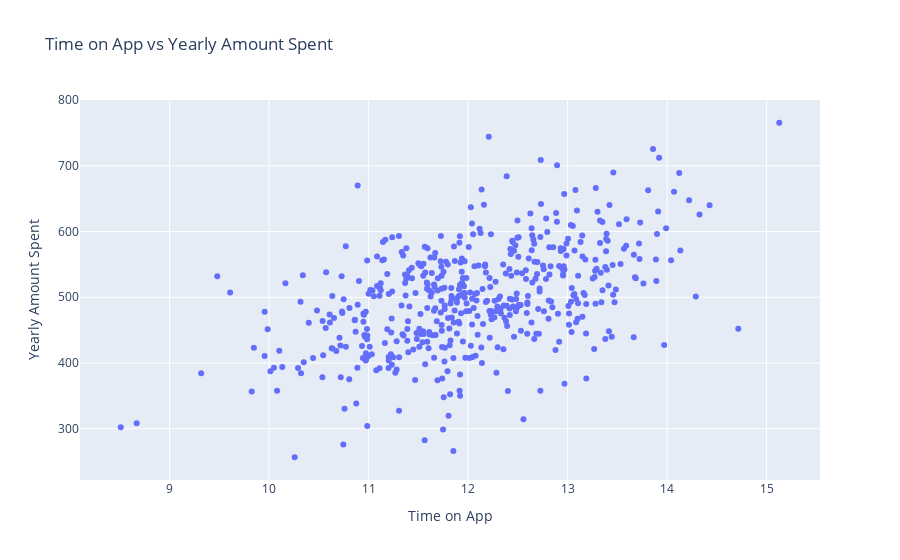

The notebook cell saved with this chart:
### Code cell
plot1.show()

### Figure 1 — Plotly figure (JSON) as saved in the notebook; plotly's stock layout.template omitted (floating-point values rounded to 4 significant figures; data arrays with more than 128 entries replaced by an {"elided": "..."} marker saying what was removed)
{"data": [{"hovertemplate": "Time on App=%{x}<br>Yearly Amount Spent=%{y}<extra></extra>", "legendgroup": "", "marker": {"color": "#636efa", "symbol": "circle"}, "mode": "markers", "name": "", "orientation": "v", "showlegend": false, "type": "scatter", "x": {"elided": "500 float values"}, "xaxis": "x", "y": {"elided": "500 float values"}, "yaxis": "y"}], "layout": {"legend": {"tracegroupgap": 0}, "title": {"text": "Time on App vs Yearly Amount Spent"}, "xaxis": {"anchor": "y", "domain": [0, 1], "title": {"text": "Time on App"}}, "yaxis": {"anchor": "x", "domain": [0, 1], "title": {"text": "Yearly Amount Spent"}}}}
